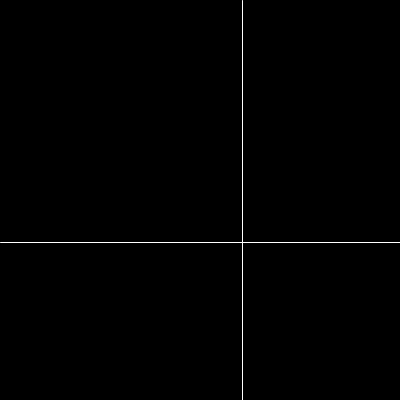
Frame 1 (no input)
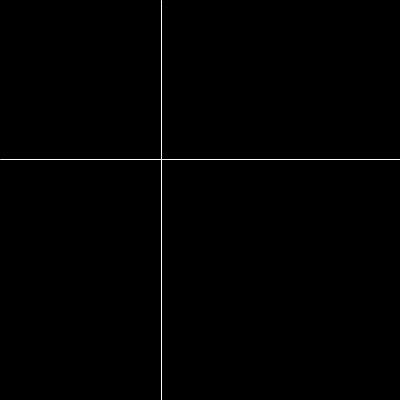
Frame 60 (the mouse pressed at the canvas centre just before this capture)
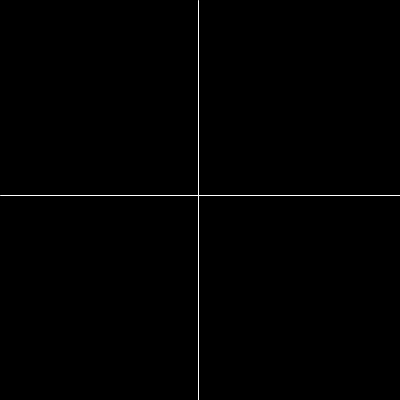
Frame 120 (the mouse held since frame 60 and released just before this capture)

The Processing sketch that drew these frames (run headless with seeded random() and noise(); from frame 60 on, the mouse is pressed at the canvas centre):

// Processing sketch: animateCrossHairWithNoise
// ── animateCrossHairWithNoise.pde
void setup() {
  size(400, 400);
}

float num = 0;
void draw() {
  background(0);
  stroke(255);

  float x = noise(num) * width;
  float y = noise(num + 0.01) * height;

  line(x, 0, x, height);
  line(0, y, width, y);

  num += 0.02;
}
